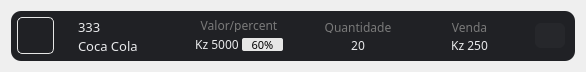
<?xml version="1.0" encoding="UTF-8"?>
<ui version="4.0">
 <class>return_busca</class>
 <widget class="QWidget" name="return_busca">
  <property name="geometry">
   <rect>
    <x>0</x>
    <y>0</y>
    <width>586</width>
    <height>68</height>
   </rect>
  </property>
  <property name="windowTitle">
   <string>Form</string>
  </property>
  <layout class="QHBoxLayout" name="horizontalLayout_3">
   <item>
    <widget class="QFrame" name="frame_registro">
     <property name="minimumSize">
      <size>
       <width>0</width>
       <height>50</height>
      </size>
     </property>
     <property name="maximumSize">
      <size>
       <width>16777215</width>
       <height>50</height>
      </size>
     </property>
     <property name="styleSheet">
      <string notr="true">QFrame{background-color: rgb(32, 33, 37);
border-radius:10px;}</string>
     </property>
     <property name="frameShape">
      <enum>QFrame::StyledPanel</enum>
     </property>
     <property name="frameShadow">
      <enum>QFrame::Raised</enum>
     </property>
     <layout class="QHBoxLayout" name="horizontalLayout_8">
      <property name="spacing">
       <number>19</number>
      </property>
      <property name="leftMargin">
       <number>6</number>
      </property>
      <property name="topMargin">
       <number>0</number>
      </property>
      <property name="rightMargin">
       <number>10</number>
      </property>
      <property name="bottomMargin">
       <number>0</number>
      </property>
      <item>
       <widget class="QPushButton" name="icon">
        <property name="minimumSize">
         <size>
          <width>37</width>
          <height>37</height>
         </size>
        </property>
        <property name="maximumSize">
         <size>
          <width>37</width>
          <height>37</height>
         </size>
        </property>
        <property name="styleSheet">
         <string notr="true">border: 1px solid rgb(230, 230, 230);
border-radius:5px;</string>
        </property>
        <property name="text">
         <string/>
        </property>
        <property name="icon">
         <iconset>
          <normaloff>../../../../../../imagem de modelo/transferir-removebg-preview.png</normaloff>../../../../../../imagem de modelo/transferir-removebg-preview.png</iconset>
        </property>
        <property name="iconSize">
         <size>
          <width>60</width>
          <height>60</height>
         </size>
        </property>
       </widget>
      </item>
      <item>
       <widget class="QFrame" name="frame_chave_nome">
        <property name="frameShape">
         <enum>QFrame::StyledPanel</enum>
        </property>
        <property name="frameShadow">
         <enum>QFrame::Raised</enum>
        </property>
        <layout class="QVBoxLayout" name="verticalLayout_9">
         <property name="leftMargin">
          <number>5</number>
         </property>
         <property name="rightMargin">
          <number>0</number>
         </property>
         <item>
          <widget class="QLabel" name="chave">
           <property name="font">
            <font>
             <family>Segoe UI Semibold</family>
             <pointsize>10</pointsize>
            </font>
           </property>
           <property name="styleSheet">
            <string notr="true">color: rgb(233, 234, 236);</string>
           </property>
           <property name="text">
            <string>333</string>
           </property>
          </widget>
         </item>
         <item>
          <widget class="QLabel" name="nome_produto">
           <property name="font">
            <font>
             <family>Zilla Slab Medium</family>
             <pointsize>10</pointsize>
            </font>
           </property>
           <property name="styleSheet">
            <string notr="true">color: rgb(233, 234, 236);</string>
           </property>
           <property name="text">
            <string>Coca Cola</string>
           </property>
          </widget>
         </item>
        </layout>
       </widget>
      </item>
      <item>
       <widget class="QFrame" name="frame_valor_persentual">
        <property name="minimumSize">
         <size>
          <width>92</width>
          <height>0</height>
         </size>
        </property>
        <property name="frameShape">
         <enum>QFrame::StyledPanel</enum>
        </property>
        <property name="frameShadow">
         <enum>QFrame::Raised</enum>
        </property>
        <layout class="QVBoxLayout" name="verticalLayout_6">
         <property name="leftMargin">
          <number>10</number>
         </property>
         <property name="topMargin">
          <number>8</number>
         </property>
         <property name="rightMargin">
          <number>10</number>
         </property>
         <property name="bottomMargin">
          <number>10</number>
         </property>
         <item>
          <widget class="QLabel" name="lbl_valor_percentual">
           <property name="maximumSize">
            <size>
             <width>16777215</width>
             <height>15</height>
            </size>
           </property>
           <property name="font">
            <font>
             <family>Segoe UI Semibold</family>
            </font>
           </property>
           <property name="styleSheet">
            <string notr="true">color: rgb(121, 121, 121)</string>
           </property>
           <property name="text">
            <string>Valor/percent</string>
           </property>
           <property name="alignment">
            <set>Qt::AlignCenter</set>
           </property>
          </widget>
         </item>
         <item>
          <widget class="QFrame" name="frame_continer">
           <property name="maximumSize">
            <size>
             <width>16777215</width>
             <height>16</height>
            </size>
           </property>
           <property name="frameShape">
            <enum>QFrame::StyledPanel</enum>
           </property>
           <property name="frameShadow">
            <enum>QFrame::Raised</enum>
           </property>
           <layout class="QHBoxLayout" name="horizontalLayout_4">
            <property name="spacing">
             <number>0</number>
            </property>
            <property name="leftMargin">
             <number>0</number>
            </property>
            <property name="topMargin">
             <number>0</number>
            </property>
            <property name="rightMargin">
             <number>0</number>
            </property>
            <property name="bottomMargin">
             <number>0</number>
            </property>
            <item>
             <widget class="QLabel" name="lbl_valor_total">
              <property name="maximumSize">
               <size>
                <width>16777215</width>
                <height>15</height>
               </size>
              </property>
              <property name="font">
               <font>
                <family>Segoe UI Semibold</family>
               </font>
              </property>
              <property name="styleSheet">
               <string notr="true">color: rgb(233, 234, 236);</string>
              </property>
              <property name="text">
               <string>Kz 5000</string>
              </property>
              <property name="alignment">
               <set>Qt::AlignCenter</set>
              </property>
             </widget>
            </item>
            <item>
             <widget class="QLabel" name="lbl_percentual">
              <property name="minimumSize">
               <size>
                <width>44</width>
                <height>0</height>
               </size>
              </property>
              <property name="maximumSize">
               <size>
                <width>123456</width>
                <height>16</height>
               </size>
              </property>
              <property name="font">
               <font>
                <family>Segoe UI Semibold</family>
                <pointsize>8</pointsize>
               </font>
              </property>
              <property name="styleSheet">
               <string notr="true">background-color: rgb(230, 230, 230);
color: rgb(0, 0, 0);
border-radius:2px;
margin-left:3px

</string>
              </property>
              <property name="text">
               <string>60%</string>
              </property>
              <property name="alignment">
               <set>Qt::AlignCenter</set>
              </property>
              <property name="wordWrap">
               <bool>false</bool>
              </property>
              <property name="margin">
               <number>0</number>
              </property>
             </widget>
            </item>
           </layout>
          </widget>
         </item>
        </layout>
       </widget>
      </item>
      <item>
       <widget class="QFrame" name="frame_unidade">
        <property name="minimumSize">
         <size>
          <width>80</width>
          <height>0</height>
         </size>
        </property>
        <property name="maximumSize">
         <size>
          <width>1234567</width>
          <height>16777215</height>
         </size>
        </property>
        <property name="frameShape">
         <enum>QFrame::StyledPanel</enum>
        </property>
        <property name="frameShadow">
         <enum>QFrame::Raised</enum>
        </property>
        <layout class="QVBoxLayout" name="verticalLayout_2">
         <property name="leftMargin">
          <number>10</number>
         </property>
         <property name="topMargin">
          <number>10</number>
         </property>
         <property name="rightMargin">
          <number>10</number>
         </property>
         <property name="bottomMargin">
          <number>10</number>
         </property>
         <item>
          <widget class="QLabel" name="lbl_unidade">
           <property name="font">
            <font>
             <family>Segoe UI Semibold</family>
            </font>
           </property>
           <property name="styleSheet">
            <string notr="true">color: rgb(121, 121, 121)</string>
           </property>
           <property name="text">
            <string>Quantidade</string>
           </property>
           <property name="alignment">
            <set>Qt::AlignCenter</set>
           </property>
          </widget>
         </item>
         <item>
          <widget class="QLabel" name="lbl_unidade_valor">
           <property name="font">
            <font>
             <family>Segoe UI Semibold</family>
            </font>
           </property>
           <property name="styleSheet">
            <string notr="true">color: rgb(233, 234, 236);</string>
           </property>
           <property name="text">
            <string>20</string>
           </property>
           <property name="alignment">
            <set>Qt::AlignCenter</set>
           </property>
          </widget>
         </item>
        </layout>
       </widget>
      </item>
      <item>
       <widget class="QFrame" name="frame_venda">
        <property name="minimumSize">
         <size>
          <width>77</width>
          <height>0</height>
         </size>
        </property>
        <property name="maximumSize">
         <size>
          <width>2345678</width>
          <height>16777215</height>
         </size>
        </property>
        <property name="frameShape">
         <enum>QFrame::StyledPanel</enum>
        </property>
        <property name="frameShadow">
         <enum>QFrame::Raised</enum>
        </property>
        <layout class="QVBoxLayout" name="verticalLayout">
         <property name="leftMargin">
          <number>10</number>
         </property>
         <property name="topMargin">
          <number>10</number>
         </property>
         <property name="rightMargin">
          <number>10</number>
         </property>
         <property name="bottomMargin">
          <number>10</number>
         </property>
         <item>
          <widget class="QLabel" name="lbl_venda">
           <property name="font">
            <font>
             <family>Segoe UI Semibold</family>
            </font>
           </property>
           <property name="styleSheet">
            <string notr="true">color: rgb(121, 121, 121)</string>
           </property>
           <property name="text">
            <string>Venda</string>
           </property>
           <property name="alignment">
            <set>Qt::AlignCenter</set>
           </property>
          </widget>
         </item>
         <item>
          <widget class="QLabel" name="lbl_venda_valor">
           <property name="font">
            <font>
             <family>Segoe UI Semibold</family>
            </font>
           </property>
           <property name="styleSheet">
            <string notr="true">color: rgb(233, 234, 236);</string>
           </property>
           <property name="text">
            <string>Kz 250</string>
           </property>
           <property name="alignment">
            <set>Qt::AlignCenter</set>
           </property>
          </widget>
         </item>
        </layout>
       </widget>
      </item>
      <item>
       <widget class="QPushButton" name="btn_opcoes">
        <property name="minimumSize">
         <size>
          <width>30</width>
          <height>25</height>
         </size>
        </property>
        <property name="maximumSize">
         <size>
          <width>30</width>
          <height>25</height>
         </size>
        </property>
        <property name="sizeIncrement">
         <size>
          <width>0</width>
          <height>0</height>
         </size>
        </property>
        <property name="font">
         <font>
          <pointsize>10</pointsize>
          <bold>false</bold>
         </font>
        </property>
        <property name="toolTip">
         <string>Opções</string>
        </property>
        <property name="styleSheet">
         <string notr="true">QPushButton {
            color: rgb(233, 234, 236);
            background-color: rgb(38, 39, 43);
            border: none;
            border-radius: 6px;
}
 QPushButton:hover {
 	background-color: rgb(49, 50, 55)
 }
QPushButton:pressed {
 	background-color: rgb(38, 39, 43);
}</string>
        </property>
        <property name="text">
         <string/>
        </property>
        <property name="icon">
         <iconset>
          <normaloff>../../../images/svg_icons/icon_more.svg</normaloff>../../../images/svg_icons/icon_more.svg</iconset>
        </property>
        <property name="iconSize">
         <size>
          <width>20</width>
          <height>20</height>
         </size>
        </property>
       </widget>
      </item>
     </layout>
    </widget>
   </item>
  </layout>
 </widget>
 <resources/>
 <connections/>
</ui>
